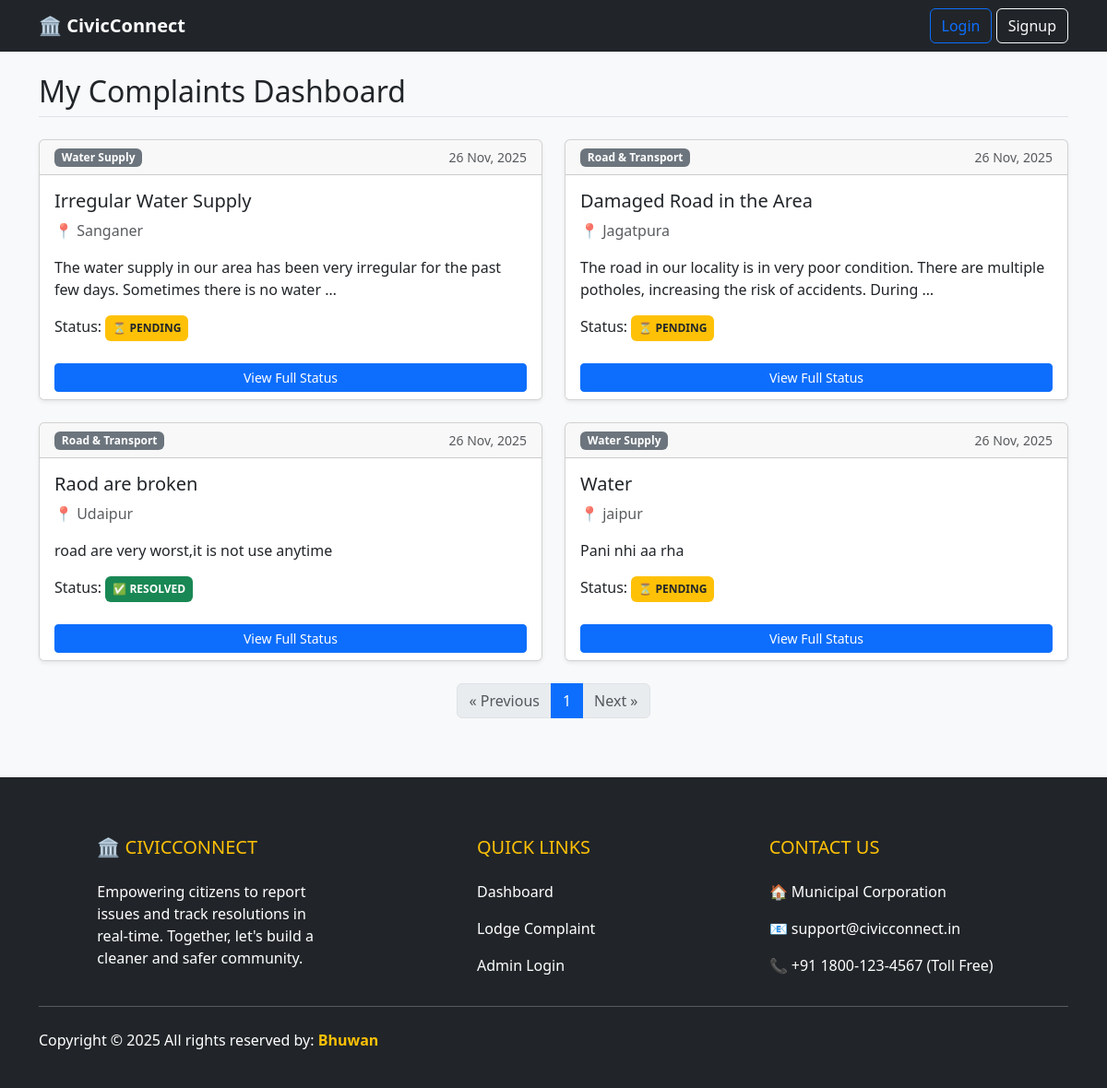
Before: / with the older database file.
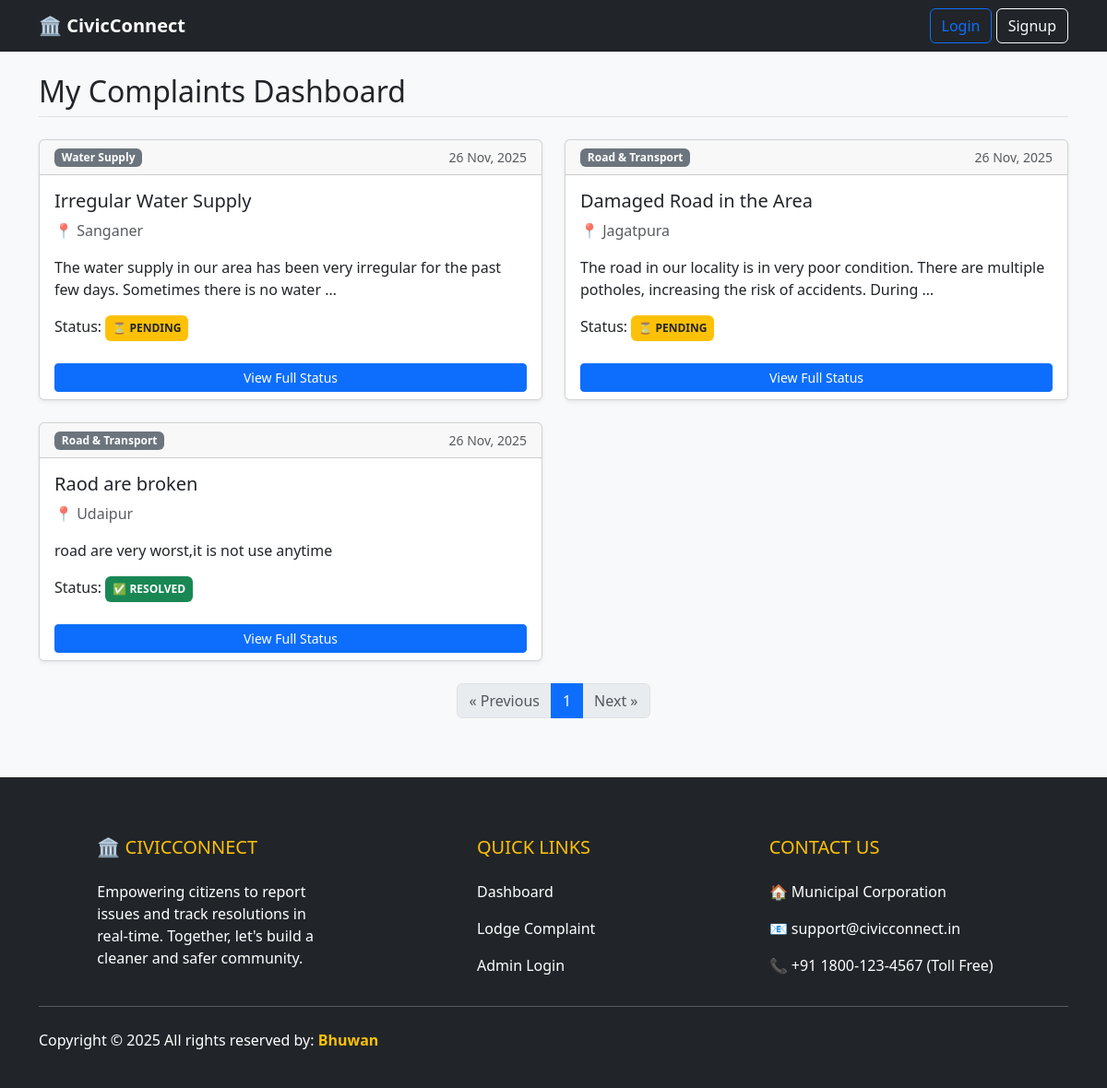
After: the same page with the newer database file.
### GrievancePortal/models.py (models this page shows, shortened)
class Grievance(models.Model):
    CATEGORY_CHOICES = [
        ('ROAD', 'Road & Transport'),
        ('WATER', 'Water Supply'),
        ('ELECTRICITY', 'Electricity & Street Lights'),
        ('GARBAGE', 'Garbage & Cleaning'),
        ('OTHER', 'Other'),
    ]
    STATUS_CHOICES = [
        ('PENDING', 'Pending Review'),
        ('IN_PROGRESS', 'In Progress'),
        ('RESOLVED', 'Resolved'),
        ('REJECTED', 'Rejected'),
    ]
    user = models.ForeignKey(User, on_delete=models.CASCADE)
    title = models.CharField(max_length=200, verbose_name="Complaint Subject")
    description = models.TextField(verbose_name="Detailed Issue")
    location = models.CharField(max_length=200, help_text="E.g., Sector 4, Main Market")
    evidence_image = models.ImageField(upload_to='grievances/', blank=True, null=True)
    category = models.CharField(max_length=20, choices=CATEGORY_CHOICES, default='OTHER')
    status = models.CharField(max_length=20, choices=STATUS_CHOICES, default='PENDING')
    created_at = models.DateTimeField(auto_now_add=True)
    updated_at = models.DateTimeField(auto_now=True)

### GrievancePortal/views.py (the view)
# urls.py: path('', grievance_views.grievance_list, name='grievance_list'),
def grievance_list(request):
    posts_list = Grievance.objects.all().order_by('-created_at')  #Sabhi posts layega
    query = request.GET.get('q')
    if query:
        posts_list = posts_list.filter(title__icontains=query)
    paginator = Paginator(posts_list, 4)  # Show only 3 posts per page
    page_number = request.GET.get('page')
    page_obj = paginator.get_page(page_number)
    return render(request, 'grievance/grievance_list.html', {'page_obj': page_obj, 'posts': page_obj.object_list, 'query': query})

### GrievancePortal/templates/grievance/grievance_list.html
{% extends 'grievance/base.html' %}
{% block content %}
    <h2 class="mb-4 border-bottom pb-2">My Complaints Dashboard</h2>
    <div class="row">
        {% for obj in posts %} <div class="col-md-6 mb-4">
            <div class="card shadow-sm h-100">
                <div class="card-header d-flex justify-content-between align-items-center">
                    <span class="badge bg-secondary">{{ obj.get_category_display }}</span>
                    <small class="text-muted">{{ obj.created_at|date:"d M, Y" }}</small>
                </div>
                <div class="card-body">
                    <h5 class="card-title">{{ obj.title }}</h5>
                    <p class="card-text text-muted">📍 {{ obj.location }}</p>
                    <p class="card-text">{{ obj.description|truncatewords:20 }}</p>
                    <div class="mt-3">
                        Status:
                        {% if obj.status == 'RESOLVED' %}
                            <span class="badge bg-success p-2">✅ RESOLVED</span>
                        {% elif obj.status == 'REJECTED' %}
                            <span class="badge bg-danger p-2">❌ REJECTED</span>
                        {% elif obj.status == 'IN_PROGRESS' %}
                            <span class="badge bg-info p-2">🚧 IN PROGRESS</span>
                        {% else %}
                            <span class="badge bg-warning text-dark p-2">⏳ PENDING</span>
                        {% endif %}
                    </div>
                </div>
                <div class="card-footer bg-white border-top-0">
                    <a href="{% url 'grievance_detail' pk=obj.pk %}" class="btn btn-primary btn-sm w-100">View Full Status</a>
                </div>
            </div>
        </div>
        {% empty %}
        <div class="alert alert-info">You haven't filed any complaints yet.</div>
        {% endfor %}
    </div>
</div>
    <nav aria-label="Page navigation" class="my-6">
        <ul class="pagination justify-content-center">
            {% if page_obj.has_previous %}
                <li class="page-item">
                    <a class="page-link" href="?page={{ page_obj.previous_page_number }}{% if query %}&q={{ query|urlencode }}{% endif %}" aria-label="Previous">&laquo; Previous</a>
                </li>
            {% else %}
                <li class="page-item disabled"><span class="page-link">&laquo; Previous</span></li>
            {% endif %}
            {% for num in page_obj.paginator.page_range %}
                {% if num == page_obj.number %}
                    <li class="page-item active" aria-current="page"><span class="page-link">{{ num }}</span></li>
                {% else %}
                    <li class="page-item"><a class="page-link" href="?page={{ num }}{% if query %}&q={{ query|urlencode }}{% endif %}">{{ num }}</a></li>
                {% endif %}
            {% endfor %}
            {% if page_obj.has_next %}
                <li class="page-item">
                    <a class="page-link" href="?page={{ page_obj.next_page_number }}{% if query %}&q={{ query|urlencode }}{% endif %}" aria-label="Next">Next &raquo;</a>
                </li>
            {% else %}
                <li class="page-item disabled"><span class="page-link">Next &raquo;</span></li>
            {% endif %}
        </ul>
    </nav>
{% endblock %}

Changed rows visible on the page:
removed Grievance: category "Water Supply", created_at "26 Nov, 2025", title "Water", location "jaipur", description "Pani nhi aa rha", status "⏳ PENDING"
